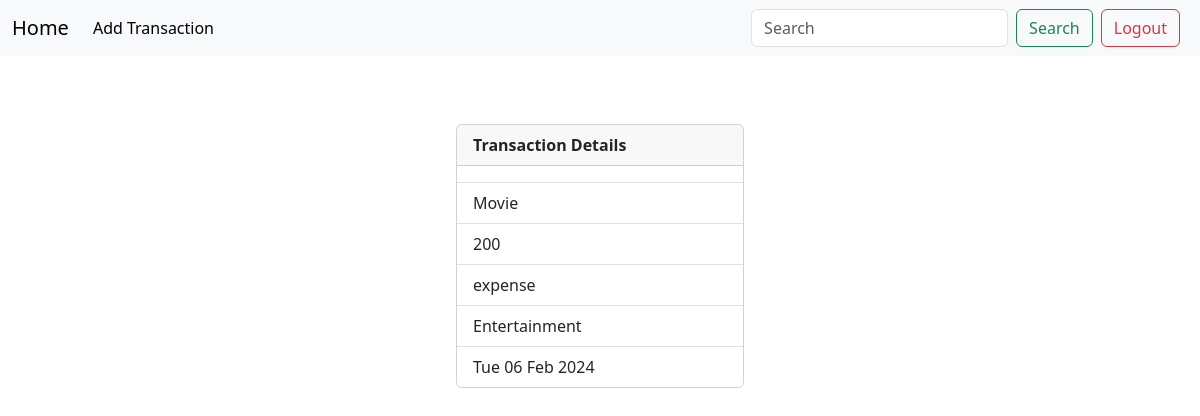
The app's page /transactions/2 (signed in) with its own data.
### fundflowbudget/models.py (models this page shows, shortened)
class Transaction(models.Model):
    title = models.CharField(max_length=225)
    amount = models.PositiveIntegerField()
    options=(
        ("expense","expense"),
        ("income","income"),
    )
    type = models.CharField(max_length=225,choices=options, default="expense")
    cat_options =(
        ("fuel","fuel"),
        ("food","food"),
        ("entertainment","entertainment"),
        ("emi","emi"),
        ("bills","bills"),
        ("miscellaneous","miscellaneous")
    )
    category = models.CharField(max_length=225,choices=cat_options)
    created_date = models.DateTimeField(auto_now_add=True,blank=True)
    user_object = models.ForeignKey(User,on_delete=models.CASCADE)

### fundflowbudget/views.py (the view)
# urls.py: path('transactions/<int:pk>',views.TransactionDetailView.as_view(), name='transactions-detail'),
@method_decorator(decs,name='dispatch')
class TransactionDetailView(View):
    def get(self, request, *args, **kwargs):
        id=kwargs.get('pk')
        qs=Transaction.objects.get(id=id)
        return render(request,"transactions_detail.html",{'data':qs})

### fundflowbudget/views.py (called while the page is built)
def signin_requried(fn):
    def wrapper(request,*args, **kwargs):
        if not request.user.is_authenticated:
            messages.error(request, "You must be logged in")
            return redirect('signin-view')
        else:
            return fn(request, *args, **kwargs)
    return wrapper

### fundflowbudget/templates/transactions_detail.html (shortened to what this page needs)
{% extends 'base.html' %}
{% block main_block %}
<div class="container d-flex justify-content-center align-items-center" style="height: 400px;">
  <div class="card" style="width: 18rem;">
      <div class="card-header fw-bold">
        Transaction Details
      </div>
      <ul class="list-group list-group-flush">
        <li class="list-group-item">{{data.user|upper}}</li>
        <li class="list-group-item">{{data.title}}</li>
        <li class="list-group-item">{{data.amount}}</li>
        <li class="list-group-item">{{data.type}}</li>
        <li class="list-group-item">{{data.category|capfirst}}</li>
        <li class="list-group-item">{{data.created_date|date:"D d M Y"}}</li>
      </ul>
    </div>
</div>
{% endblock %}

### records on screen
Transaction: title "Movie", amount "200", type "expense", category "Entertainment", created_date "Tue 06 Feb 2024"
